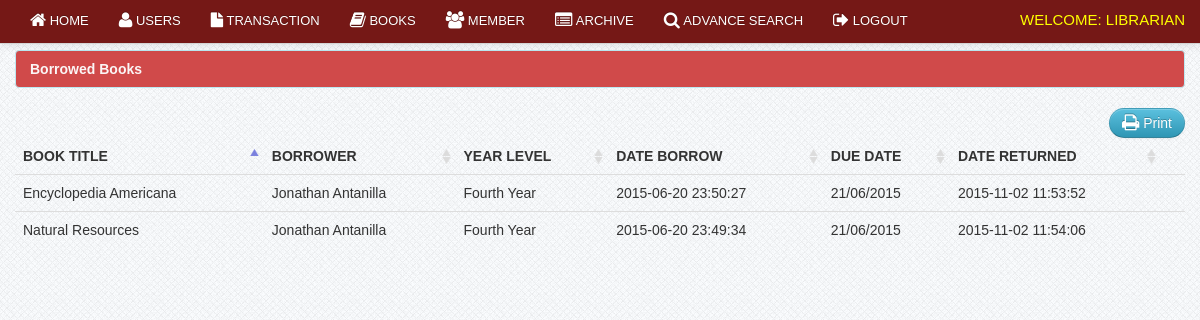
The app's page /librarian/return.php (signed in) with its own data.
### tables this page shows
CREATE TABLE IF NOT EXISTS `borrow` (
`borrow_id` int(11) NOT NULL,
  `member_id` bigint(50) NOT NULL,
  `date_borrow` varchar(100) NOT NULL,
  `due_date` varchar(100) DEFAULT NULL
);

CREATE TABLE IF NOT EXISTS `book` (
`book_id` int(11) NOT NULL,
  `book_title` varchar(100) NOT NULL,
  `category_id` int(50) NOT NULL,
  `author` varchar(50) NOT NULL,
  `book_copies` int(11) NOT NULL,
  `book_pub` varchar(100) NOT NULL,
  `publisher_name` varchar(100) NOT NULL,
  `isbn` varchar(50) NOT NULL,
  `copyright_year` int(11) NOT NULL,
  `date_receive` varchar(20) NOT NULL,
  `date_added` datetime NOT NULL,
  `status` varchar(30) NOT NULL
);

CREATE TABLE IF NOT EXISTS `member` (
`member_id` int(11) NOT NULL,
  `firstname` varchar(100) NOT NULL,
  `lastname` varchar(100) NOT NULL,
  `gender` varchar(10) NOT NULL,
  `address` varchar(100) NOT NULL,
  `contact` varchar(100) NOT NULL,
  `type` varchar(100) NOT NULL,
  `year_level` varchar(100) NOT NULL,
  `status` varchar(100) NOT NULL
);

CREATE TABLE IF NOT EXISTS `borrowdetails` (
`borrow_details_id` int(11) NOT NULL,
  `book_id` int(11) NOT NULL,
  `borrow_id` int(11) NOT NULL,
  `borrow_status` varchar(50) NOT NULL,
  `date_return` varchar(100) NOT NULL
);

### librarian/return.php (the view, shortened to what this page needs)
<?php include('header.php'); ?>
<?php include('navbar_borrow.php'); ?>
    <div class="container">
		<div class="margin-top">
			<div class="row">
				<div class="span12">
						<div class="alert alert-info"><strong>Borrowed Books</strong></div>
                            <table cellpadding="0" cellspacing="0" border="0" class="table" id="example">
								<div class="pull-right">
								<a href="" onclick="window.print()" class="btn btn-info"><i class="icon-print icon-large"></i> Print</a>
								</div>
                                <thead>
                                    <tr>
                                        <th>Book title</th>
                                        <th>Borrower</th>
                                        <th>Year Level</th>
                                        <th>Date Borrow</th>
                                        <th>Due Date</th>
                                        <th>Date Returned</th>
                                    </tr>
                                </thead>
                                <tbody>
                                  <?php  $user_query=mysql_query("select * from borrow
								LEFT JOIN member ON borrow.member_id = member.member_id
								LEFT JOIN borrowdetails ON borrow.borrow_id = borrowdetails.borrow_id
								LEFT JOIN book on borrowdetails.book_id =  book.book_id
								where borrowdetails.borrow_status = 'returned'ORDER BY borrow.borrow_id DESC
								  ")or die(mysql_error());
									while($row=mysql_fetch_array($user_query)){
									$id=$row['borrow_id'];
									?>
									<tr class="del<?php echo $id ?>">
                                    <td><?php echo $row['book_title']; ?></td>
                                    <td><?php echo $row['firstname']." ".$row['lastname']; ?></td>
                                    <td><?php echo $row['year_level']; ?></td>
									<td><?php echo $row['date_borrow']; ?></td>
                                    <td><?php echo $row['due_date']; ?> </td>
									<td><?php echo $row['date_return']; ?> </td>
                                    <td></td>
                                    </tr>
									<?php  }  ?>
                                </tbody>
                            </table>
			</div>
			</div>
		</div>
    </div>
<?php include('footer.php') ?>

### css/docs.css (style rules this page uses)
body { font-family:'TR Century Gothic',Helvetica,Arial,sans-serif !important; }
.btn { border-radius: 25px !important; }
.alert { text-shadow: none; }
th { text-transform:uppercase; }
.margin-top { margin-top:50px; }
body { background: url(../img/grid_noise.png); position: relative; }

### css/print.css (style rules this page uses)
th { text-align:left; }
td { text-align:left; border-top:1px solid; padding:2px; }
.btn { display:none; }
.alert { display:none; }
body { font-family:arial; font-size:13px; }

### records on screen
borrow: book.book_title "Encyclopedia Americana", member.firstname "Jonathan", member.lastname "Antanilla", member.year_level "Fourth Year", date_borrow "2015-06-20 23:50:27", due_date "21/06/2015", borrowdetails.date_return "2015-11-02 11:53:52"
borrow: book.book_title "Natural Resources", member.firstname "Jonathan", member.lastname "Antanilla", member.year_level "Fourth Year", date_borrow "2015-06-20 23:49:34", due_date "21/06/2015", borrowdetails.date_return "2015-11-02 11:54:06"
